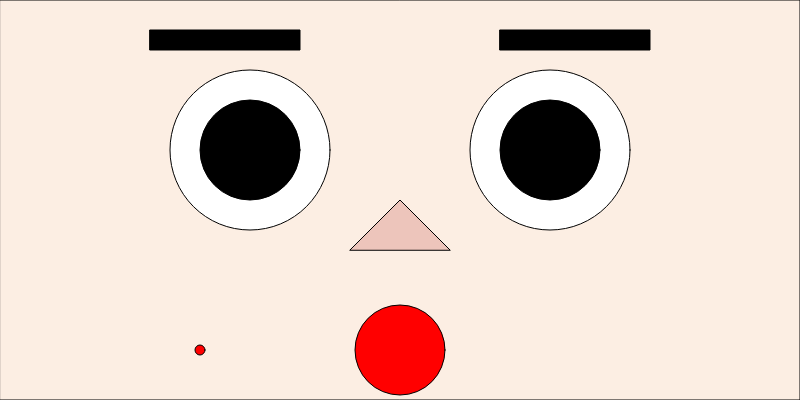
Frame 1 (no input)
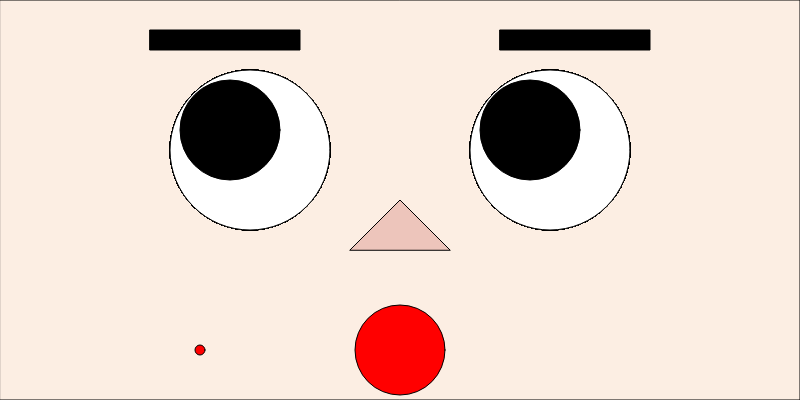
Frame 60 (no input)
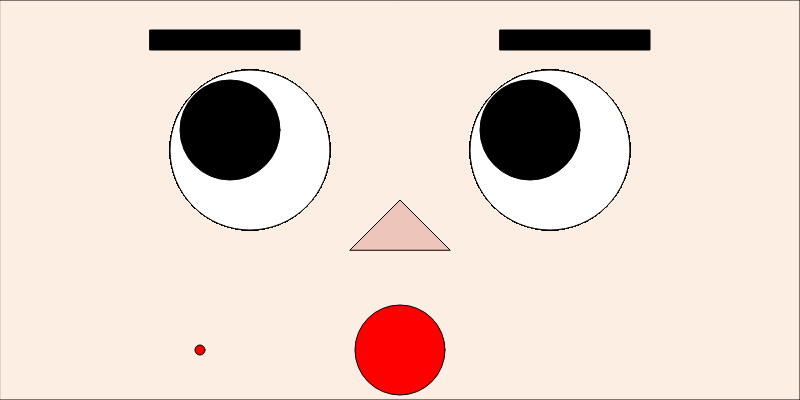
Frame 120 (the mouse pressed at the canvas centre since frame 60)

The p5.js sketch that drew these frames (run headless with seeded random() and noise() and a simulated clock; from frame 60 on, the mouse is pressed at the canvas centre):

// p5.js sketch
// ── sketch.js
let leftEyeballX = 250;
let rightEyeballX = 550;
let eyeballY = 150;

let centerX = 400;

function setup() {
  createCanvas(800, 400);
  background(220);

  fill("rgb(252,238,227)");
  rect(0, 0, 800, 400);

  //鼻子
  fill("rgb(237,197,187)");
  triangle(350, 250, 400, 200, 450, 250);

  //左眉
  fill(0);
  rect(150, 30, 150, 20);

  //右眉
  fill(0);
  rect(500, 30, 150, 20);

  //嘴
  fill("red");
  circle(centerX, 350, 90);

  fill("red");
  circle(200, 350, 10);
}

function draw() {
  //左眼白
  fill(255);
  circle(250, 150, 160);

  //右眼白
  fill(255);
  circle(550, 150, 160);

  //左眼珠
  fill(0);
  circle(leftEyeballX, eyeballY, 100);

  //右眼珠
  fill(0);
  circle(rightEyeballX, eyeballY, 100);

  if (mouseX < centerX) {
    if (leftEyeballX > 230) {
      leftEyeballX -= 1;
    }
    if (rightEyeballX > 530) {
      rightEyeballX -= 1;
    }
  } else if (mouseX > centerX) {
    if (leftEyeballX < 270) {
      leftEyeballX += 1;
    }
    if (rightEyeballX < 570) {
      rightEyeballX += 1;
    }
  }

  if (mouseY < centerX) {
    if (eyeballY > 130) {
      eyeballY -= 1;
    }
  } else if (mouseY > centerX) {
    if (eyeballY < 170) {
      eyeballY += 1;
    }
  }
}

function mouseClicked() {
  fill("red");
  circle(mouseX, mouseY, 10);
}
